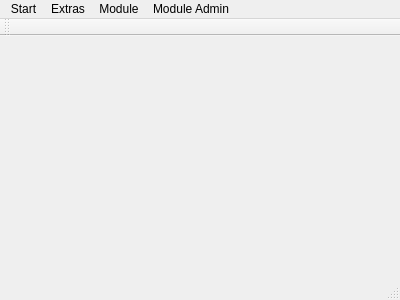
<?xml version="1.0" encoding="UTF-8"?>
<ui version="4.0">
 <class>MainWindow</class>
 <widget class="QMainWindow" name="MainWindow">
  <property name="geometry">
   <rect>
    <x>0</x>
    <y>0</y>
    <width>400</width>
    <height>300</height>
   </rect>
  </property>
  <property name="windowTitle">
   <string>CBrain</string>
  </property>
  <widget class="QWidget" name="centralWidget"/>
  <widget class="QMenuBar" name="menuBar">
   <property name="geometry">
    <rect>
     <x>0</x>
     <y>0</y>
     <width>400</width>
     <height>18</height>
    </rect>
   </property>
   <widget class="QMenu" name="menuEinstellungen">
    <property name="title">
     <string>Start</string>
    </property>
    <widget class="QMenu" name="menuEinstellungen_2">
     <property name="title">
      <string>Einstellungen</string>
     </property>
     <addaction name="actionNetzwerkordner_aendern"/>
     <addaction name="actionBenutzer_verwalten"/>
     <addaction name="actionProgrammeigene_Datenbank"/>
    </widget>
    <addaction name="menuEinstellungen_2"/>
    <addaction name="actionBenutzer_wechsen"/>
   </widget>
   <widget class="QMenu" name="menuExtras">
    <property name="title">
     <string>Extras</string>
    </property>
    <addaction name="actionInfo"/>
    <addaction name="actionTestfunktion"/>
   </widget>
   <widget class="QMenu" name="menuModule">
    <property name="title">
     <string>Module</string>
    </property>
    <addaction name="actionKeinModul"/>
    <addaction name="separator"/>
    <addaction name="actionModulArtikel"/>
    <addaction name="actionModulLager"/>
    <addaction name="actionModulLieferanten"/>
    <addaction name="actionModulMaterialliste"/>
    <addaction name="actionModulPersonal"/>
    <addaction name="actionModulProjekte"/>
   </widget>
   <widget class="QMenu" name="menuModule_Admin">
    <property name="title">
     <string>Module Admin</string>
    </property>
    <addaction name="actionTabelleneditor"/>
    <addaction name="actionModulBackup"/>
   </widget>
   <addaction name="menuEinstellungen"/>
   <addaction name="menuExtras"/>
   <addaction name="menuModule"/>
   <addaction name="menuModule_Admin"/>
  </widget>
  <widget class="QToolBar" name="mainToolBar">
   <attribute name="toolBarArea">
    <enum>TopToolBarArea</enum>
   </attribute>
   <attribute name="toolBarBreak">
    <bool>false</bool>
   </attribute>
  </widget>
  <widget class="QStatusBar" name="statusBar"/>
  <action name="actionNetzwerkordner_aendern">
   <property name="text">
    <string>Wurzelverzeichnis ändern</string>
   </property>
  </action>
  <action name="actionBenutzer_wechsen">
   <property name="text">
    <string>Benutzer wechsen</string>
   </property>
  </action>
  <action name="actionBenutzer_verwalten">
   <property name="text">
    <string>Benutzer verwalten</string>
   </property>
  </action>
  <action name="actionInfo">
   <property name="text">
    <string>Info</string>
   </property>
  </action>
  <action name="actionProgrammeigene_Datenbank">
   <property name="text">
    <string>Programmeigene Datenbank</string>
   </property>
  </action>
  <action name="actionTestfunktion">
   <property name="text">
    <string>Testfunktion</string>
   </property>
  </action>
  <action name="actionTabelleneditor">
   <property name="checkable">
    <bool>false</bool>
   </property>
   <property name="text">
    <string>Tabelleneditor</string>
   </property>
  </action>
  <action name="actionKeinModul">
   <property name="checkable">
    <bool>false</bool>
   </property>
   <property name="text">
    <string>kein</string>
   </property>
  </action>
  <action name="actionModulArtikel">
   <property name="text">
    <string>Artikel</string>
   </property>
  </action>
  <action name="actionModulLieferanten">
   <property name="text">
    <string>Lieferanten</string>
   </property>
  </action>
  <action name="actionModulLager">
   <property name="text">
    <string>Lager</string>
   </property>
  </action>
  <action name="actionModulBackup">
   <property name="text">
    <string>Backup</string>
   </property>
  </action>
  <action name="actionModulProjekte">
   <property name="text">
    <string>Projekte</string>
   </property>
  </action>
  <action name="actionModulPersonal">
   <property name="text">
    <string>Personal</string>
   </property>
  </action>
  <action name="actionModulMaterialliste">
   <property name="text">
    <string>Materialliste</string>
   </property>
  </action>
 </widget>
 <layoutdefault spacing="6" margin="11"/>
 <resources/>
 <connections/>
</ui>
